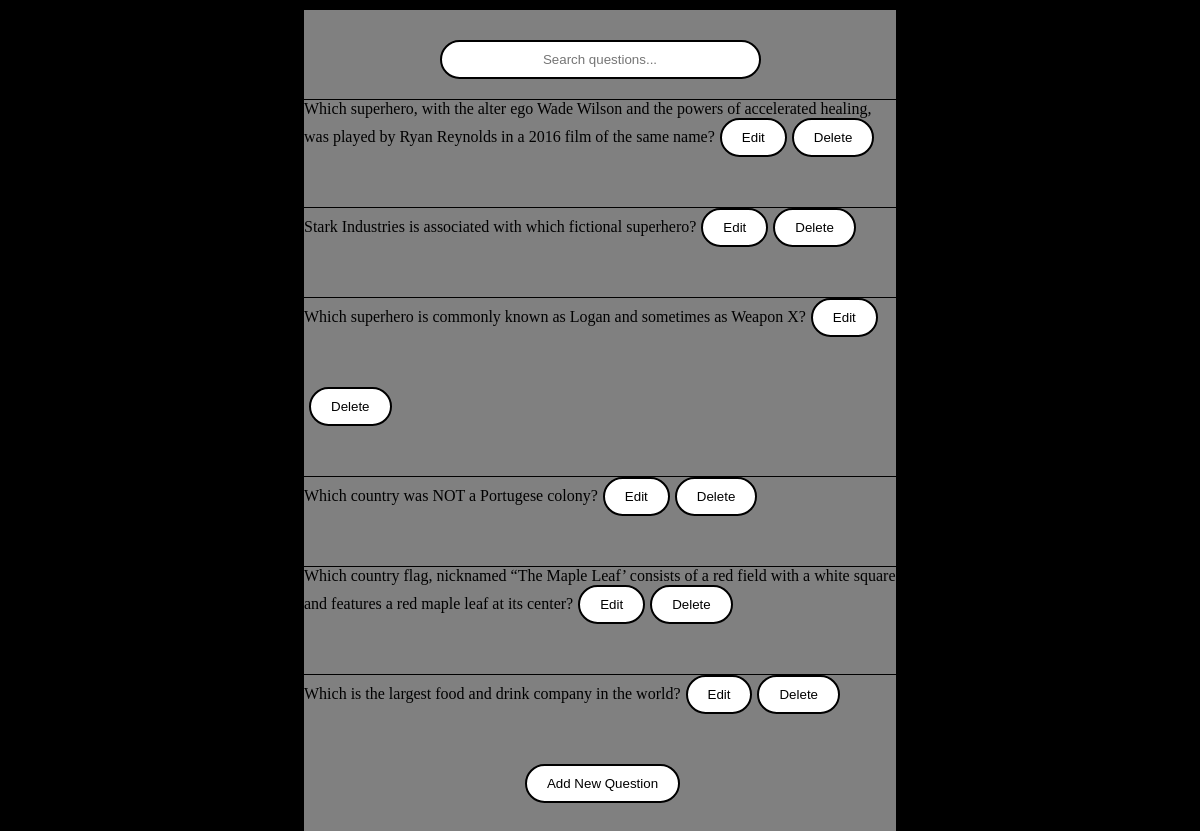
The app's page /app.php (signed in) with its own data.
### tables this page shows
CREATE TABLE "questions" (
	"question_id"	INTEGER NOT NULL,
	"question_text"	TEXT NOT NULL,
	"correct_answer"	TEXT NOT NULL,
	"option_a"	TEXT NOT NULL,
	"option_b"	TEXT NOT NULL,
	"option_c"	TEXT NOT NULL,
	"option_d"	TEXT NOT NULL,
	"difficulty_level"	INTEGER,
	PRIMARY KEY("question_id" AUTOINCREMENT)
);

### db.php (called while the page is built, shortened)
<?php
function getQuestions(){
    $db = new PDO('sqlite:quiz.db');
    $db->setAttribute(PDO::ATTR_ERRMODE, PDO::ERRMODE_EXCEPTION);
    $query = "SELECT * FROM questions";
    $stmt = $db->prepare($query);
    $stmt->execute();
    $questions = $stmt->fetchAll(PDO::FETCH_ASSOC);
    return $questions;
}
?>

### app.php (the view, shortened to what this page needs)
<?php
include 'db.php';
$questions = getQuestions();
if($_SESSION["role"] == "admin"){
    echo <<<HTML
    <!DOCTYPE html>
    <html>
    <head>
        <title>Dashboard</title>
        <link rel="stylesheet" href="style.css">
    </head>
    <body>
        <div class="container" id="admin-panel">
            <div class="search-container">
                <input type="text" id="search-bar" class="search-bar" placeholder="Search questions...">
            </div>
    HTML;
    foreach($questions as $question){
        echo "<div class='question-container' id='question-container'>";
        echo "<span>" . $question["question_text"] . "</span>";
        echo '<form method="GET" action="" style="display:inline;">';
        echo '<button type="submit" name="editQuestion" style="display:inline;">Edit</button>';
        echo "</form>";
        echo '<form method="POST" action="" style="display:inline;">';
        echo '<button type="submit" name ="deleteQuestion" style="display:inline;">Delete</button>';
        echo "</form>";
        echo "</div>";
    }
    echo <<<HTML
        <form action="" method="GET">
            <button type="submit" name="addQuestion">Add New Question</button>
        </form>
        </div>
        <script src="script.js"></script>
    </body>
    </html>
    HTML;
}
?>

### style.css (style rules this page uses)
body { background: black; }
.container { background-color: gray; display: flex; justify-content: center; align-items: center; flex-direction: column; margin: auto 30%; width: 50%; margin: 10px auto; padding: 30px 0px; }
button { display: block; margin-bottom: 50px; margin-left: 5px; text-align: center; border: 2px solid black; border-radius: 20px; background-color: white; padding: 10px 20px; }
.search-container { margin-bottom: 20px; }
.search-bar { text-align: center; border: 2px solid black; border-radius: 20px; padding: 10px 70px; }
.question-container { display: block; border-top: 1px solid black; width: 100%; }

### records on screen
questions: question_text "Which superhero, with the alter ego Wade Wilson and the powers of accelerated healing, was played by Ryan Reynolds in a 2016 film of the same name?"
questions: question_text "Stark Industries is associated with which fictional superhero?"
questions: question_text "Which superhero is commonly known as Logan and sometimes as Weapon X?"
questions: question_text "Which country was NOT a Portugese colony?"
questions: question_text "Which country flag, nicknamed “The Maple Leaf’ consists of a red field with a white square and features a red maple leaf at its center?"
questions: question_text "Which is the largest food and drink company in the world?"
